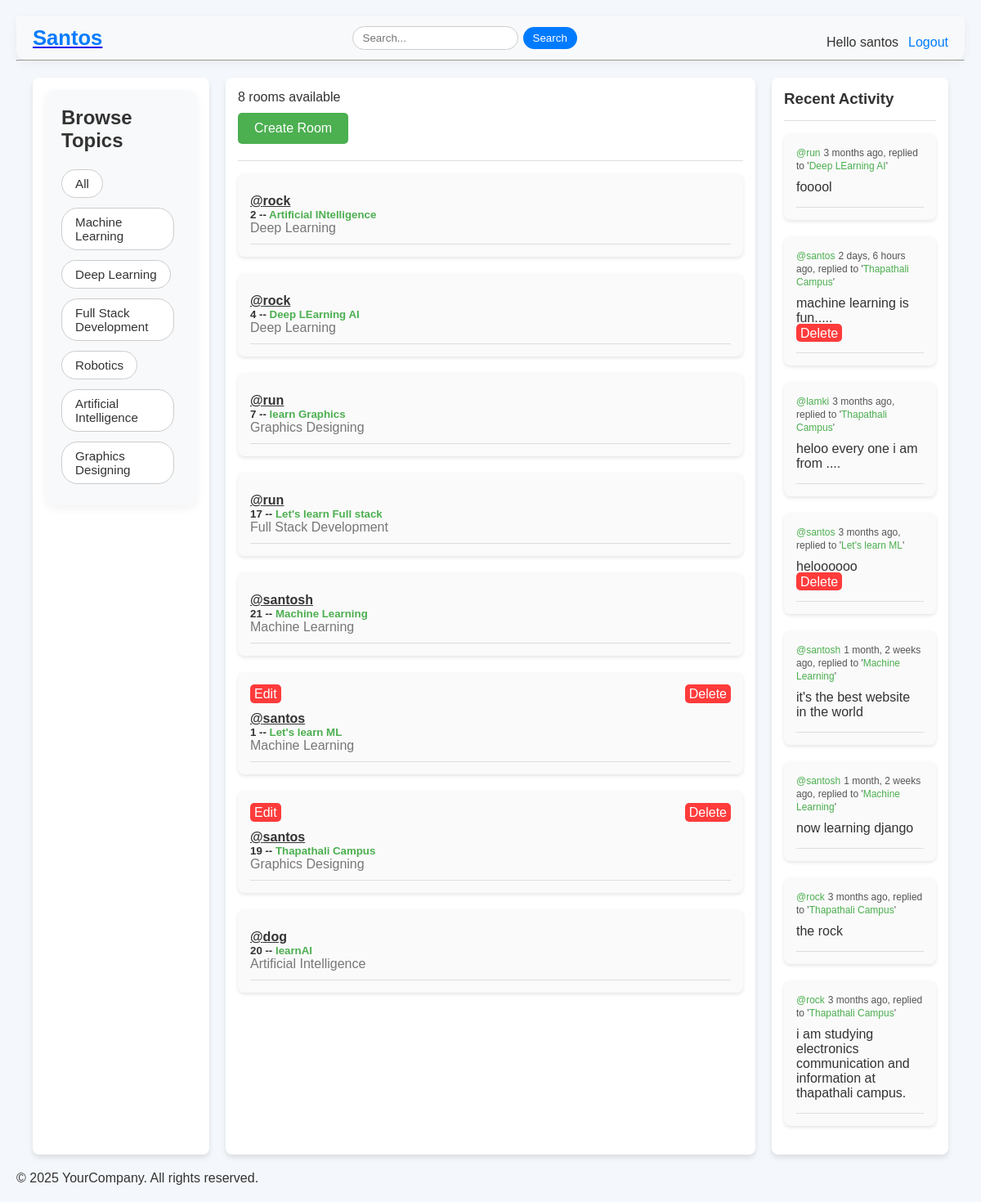
The app's page / (signed in) with its own data.
### man/models.py (models this page shows, shortened)
class Topic(models.Model):
    topic=models.CharField( max_length=50)

class Room(models.Model):
    host=models.ForeignKey(User, on_delete=models.CASCADE)
    topic=models.ForeignKey(Topic, on_delete=models.CASCADE)
    name=models.CharField( max_length=50)
    participants = models.ManyToManyField(User,related_name='participants',blank=True)
    description=models.TextField(blank=True,null=True)
    updated=models.DateTimeField(auto_now=True)
    created=models.DateTimeField( auto_now_add=True)
    class Meta:
        ordering = ['-updated','-created']

class Message(models.Model):
    user=models.ForeignKey(User, on_delete=models.CASCADE , related_name='messages')
    room = models.ForeignKey(Room, on_delete=models.CASCADE , related_name='messages')
    body = models.TextField()
    updated = models.DateTimeField( auto_now=True)
    created = models.DateTimeField(auto_now_add=True)
    class Meta:
      ordering = ['-updated','-created']

### man/views.py (the view)
# urls.py: path('',views.home,name='home'),
def home(request):
    topic = Topic.objects.all()
    q = request.GET.get('q', '')
    rooms = Room.objects.filter(Q(topic__topic__icontains=q) | Q(name__icontains=q) | Q(description__icontains=q))
    roomscount = rooms.count()
    room_messages = Message.objects.all()
    context = {
        'roomscount': roomscount,
        'rooms': rooms,
        'topic': topic,
        'room_messages':Message.objects.filter(Q(room__topic__topic__icontains=q))
    }
    return render(request, 'home.html', context)

### templates/home.html (shortened to what this page needs)
{% extends "base.html" %}
{% load static %}
{% block nothing %}<link rel="stylesheet" href="{% static 'styles/home.css' %}">{% endblock nothing %}
{% block body %}
<div class="my-container">
  <div class="sidebar topic-sidebar">
    {% include "topiccomp.html" %}
  </div>
  <div class="main-content">
    <div class="rooms-info">
      <p>{{ roomscount }} rooms available</p>
      <a href="{% url 'create' %}" class="btn-create-room">Create Room</a>
    </div>
    <hr class="divider">
    {% include "feedcomp.html" %}
  </div>
  <div class="sidebar activity-sidebar">
    {% include "activitycomp.html" %}
  </div>
</div>
{% endblock body %}

### templates/nav.html
<nav class="navbar">
    <div class="nav-left">
      <a href="{% url 'home' %}" class="brand"><h1>Santos</h1></a>
    </div>
    <div class="nav-center">
      <form method="GET" action="" class="search-form">
        <input type="search" id="search" name="q" placeholder="Search..." />
        <button type="submit">Search</button>
      </form>
    </div>
    <div class="nav-right">
      {% if request.user.is_authenticated %}
        <p class="user-greet">Hello {{ request.user }}</p>
        <a href="{% url 'logout_user' %}" class="auth-link">Logout</a>
      {% else %}
        <a href="{% url 'login_user' %}" class="auth-link">Login</a>
      {% endif %}
    </div>
  </nav>
  <hr>

### templates/topiccomp.html
<div class="browse-topics">
  <h2>Browse Topics</h2>
  <a href="{% url 'home' %}">All</a>
  {% for room in topic %}
    <a href="{% url 'home' %}?q={{ room.topic }}">{{ room.topic }}</a>
  {% endfor %}
</div>

### templates/feedcomp.html
{% for room in rooms %}
    <div class="room-item">
        {% if request.user == room.host %}
            <div class="room-actions">
                <a href="{% url 'update' pk=room.id %}" class="action-btn">Edit</a>
                <a href="{% url 'delete' pk=room.id %}" class="action-btn">Delete</a>
            </div>
        {% endif %}
        <div class="room-details">
            <a href="{% url 'profile' pk=room.host.id %}" class="host-link">@{{ room.host.username }}</a>
            <h5 class="room-title">{{ room.id }} -- <a href="{% url 'room' pk=room.id %}" class="room-link">{{ room.name }}</a></h5>
            <p class="room-topic">{{ room.topic.topic }}</p>
        </div>
        <hr class="room-divider">
    </div>
{% endfor %}

### templates/activitycomp.html
<h3>Recent Activity</h3>
<hr class="divider">
{% for message in room_messages %}
<div class="activity-item">
  <div class="activity-meta">
    <small><a href="{% url 'profile' message.user.id %}" class="user-link">@{{ message.user }}</a></small>
    <small>{{ message.created | timesince }} ago, replied to '<a href='{% url 'room' pk=message.room.id %}' class="room-link">{{ message.room.name }}</a>'</small>
  </div>
  <p class="activity-message">{{ message.body }}</p>
  {% if request.user.is_authenticated %}
    {% if request.user == message.user %}
      <a href="{% url 'delete_message' pk=message.id %}" class="action-btn">Delete</a>
    {% endif %}
  {% endif %}
  <hr class="activity-divider">
</div>
{% endfor %}

### static/styles/home.css (style rules this page uses)
* { margin: 0; padding: 0; box-sizing: border-box; }
body { font-family: 'Arial', sans-serif; background-color: #f4f7fb; color: #333; padding: 20px; }
.my-container { display: grid; grid-template-columns: 1fr 3fr 1fr; gap: 20px; padding: 20px; }
.sidebar { background-color: #ffffff; padding: 15px; border-radius: 8px; box-shadow: 0 4px 6px rgba(0, 0, 0, 0.1); }
.topic-sidebar { min-height: 400px; }
.activity-sidebar { min-height: 400px; }
.main-content { padding: 15px; background-color: #ffffff; border-radius: 8px; box-shadow: 0 4px 6px rgba(0, 0, 0, 0.1); }
.rooms-info { margin-bottom: 20px; }
.rooms-info .btn-create-room { display: inline-block; background-color: #4CAF50; color: white; padding: 10px 20px; text-decoration: none; border-radius: 5px; margin-top: 10px; }
.room-item { padding: 15px; background-color: #fafafa; margin-bottom: 20px; border-radius: 8px; box-shadow: 0 2px 4px rgba(0, 0, 0, 0.1); }
.room-actions { display: flex; justify-content: space-between; }
.action-btn { background-color: #ff3b3b; color: white; padding: 2.5px 5px; text-decoration: none; border-radius: 5px; transition: background-color 0.3s ease; }
.room-details { margin-top: 10px; }
.room-link { text-decoration: none; color: #4CAF50; }
.host-link { font-weight: bold; color: #333; }
.room-topic { font-size: 1rem; color: #777; }
.room-divider { margin-top: 10px; border: none; border-top: 1px solid #ddd; }
.activity-item { padding: 15px; background-color: #fafafa; margin-bottom: 20px; border-radius: 8px; box-shadow: 0 2px 4px rgba(0, 0, 0, 0.1); }
.activity-meta { font-size: 0.9rem; color: #555; }
.activity-message { font-size: 1rem; margin-top: 10px; }
.user-link { color: #4CAF50; text-decoration: none; }
.activity-divider { margin-top: 15px; border: none; border-top: 1px solid #ddd; }
.divider { margin: 15px 0; border: none; border-top: 1px solid #ddd; }
.browse-topics { padding: 20px; background-color: #f8f9fa; border-radius: 12px; box-shadow: 0 4px 12px rgba(0, 0, 0, 0.05); margin-bottom: 20px; }
.browse-topics h2 { margin-bottom: 15px; font-size: 1.5rem; color: #333; }
.browse-topics a { display: inline-block; margin: 6px 8px 6px 0; padding: 8px 16px; background-color: #ffffff; color: #333; text-decoration: none; border: 1px solid #ccc; border-radius: 20px; transition: all 0.3s ease; font-size: 0.95rem; }

### records on screen
Topic: topic "Machine Learning"
Topic: topic "Deep Learning"
Topic: topic "Full Stack Development"
Topic: topic "Robotics"
Topic: topic "Artificial Intelligence"
Topic: topic "Graphics Designing"
Room: host.username "rock", id "2", name "Artificial INtelligence", topic.topic "Deep Learning"
Room: host.username "rock", id "4", name "Deep LEarning AI", topic.topic "Deep Learning"
Room: host.username "run", id "7", name "learn Graphics", topic.topic "Graphics Designing"
Room: host.username "run", id "17", name "Let's learn Full stack", topic.topic "Full Stack Development"
Room: host.username "santosh", id "21", name "Machine Learning", topic.topic "Machine Learning"
Room: shows "Edit", host.username "santos", id "1", name "Let's learn ML", topic.topic "Machine Learning"
Room: shows "Edit", host.username "santos", id "19", name "Thapathali Campus", topic.topic "Graphics Designing"
Room: host.username "dog", id "20", name "learnAI", topic.topic "Artificial Intelligence"
Message: user "run", created "3 months", room.name "Deep LEarning AI", body "fooool"
Message: user "santos", created "2 days, 6 hours", room.name "Thapathali Campus", body "machine learning is fun.....", shows "Delete"
Message: user "lamki", created "3 months", room.name "Thapathali Campus", body "heloo every one i am from ...."
Message: user "santos", created "3 months", room.name "Let's learn ML", body "heloooooo", shows "Delete"
Message: user "santosh", created "1 month, 2 weeks", room.name "Machine Learning", body "it's the best website in the world"
Message: user "santosh", created "1 month, 2 weeks", room.name "Machine Learning", body "now learning django"
Message: user "rock", created "3 months", room.name "Thapathali Campus", body "the rock"
Message: user "rock", created "3 months", room.name "Thapathali Campus", body "i am studying electronics communication and information at thapathali campus."

### other values on screen
{{ request.user }} "santos"
{{ roomscount }} "8"
